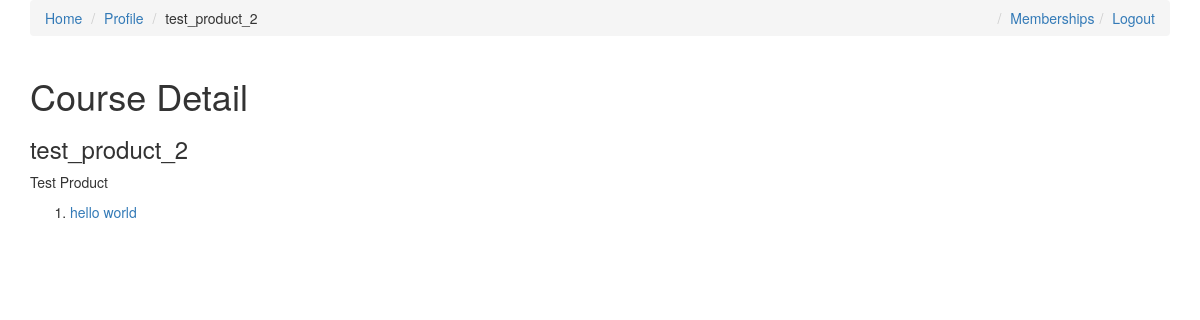
Screenshot of /test_product_2 (signed in) with the database file from the repository.
### courses/models.py (models this page shows, shortened)
class Course(models.Model):
    slug = models.SlugField()
    title = models.CharField(max_length=150)
    description = models.TextField()
    allowed_memberships = models.ManyToManyField(Membership)
    @property
    def lessons(self):
        return self.lesson_set.all().order_by('position')

class Lesson(models.Model):
    slug = models.SlugField()
    title = models.CharField(max_length=150)
    course = models.ForeignKey(Course,on_delete=models.SET_NULL,null = True)
    position = models.IntegerField()
    video_url = models.CharField(max_length=200)
    thumbnail = models.ImageField()
    def get_absolute_url(self):
        return reverse("courses:lesson-detail", kwargs={"course_slug": self.course.slug,"lesson_slug":self.slug})

### courses/views.py (the view)
# urls.py: path('<slug>',CourseDetailView.as_view(),name='detail'),
class CourseDetailView(DetailView):
    model = Course

### courses/templates/courses/course_detail.html
{% extends 'courses/base.html' %}
{% block post_detail_link %}
<li>{{ object.title }}</li>
{% endblock %}
{% block content%}
<div class="container">
        <div class="row">
            <div class="col-sm-4 col-md-4">
            <h1> Course Detail</h1>
                <h3>{{object.title}}</h3>
                <p>{{object.description}}</p>
                <ol>
                {% for lesson in object.lessons %}
                <li><a href = "{{lesson.get_absolute_url}}"> {{lesson.title}}</a></li>
                {% endfor %}
                </ol>
            </div>
        </div>
    </div>
{% endblock %}

### rows the page displays
Course: title "test_product_2", description "Test Product"
Lesson: title "hello world"
